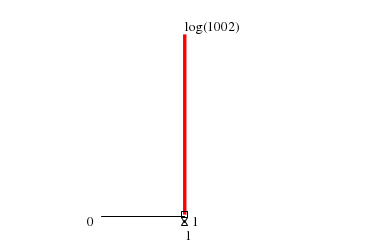

Source code (gnuplot):
load "default_cores_vars.gnuplot"
set terminal pngcairo truecolor rounded size 372,248 enhanced font "times,10"
set output "default_cores_372x248.png"
unset key
unset border
set style line 1 lc 16
set style fill solid noborder
set tmargin 2
set bmargin 2
unset tics
set arrow from current_minimum,graph -0.01 to current_percentile25,graph -0.01 nohead lc 16
set arrow from current_percentile75,graph -0.01 to current_maximum,graph -0.01 nohead lc 16
set label "" at current_mean,graph 0.00 tc ls 1 center front point pt 4
set label sprintf("%.0f", current_mode) at current_mode,graph -0.05 tc ls 1 center front point pt 8 offset 0,character -0.90
set label "" at current_first_allocation,graph -0.025 tc ls 1 center front point pt 10
set label sprintf("%.0f", current_minimum) at current_minimum,graph -0.01 tc ls 1 right front nopoint offset character -1.0,character -0.25
set label sprintf("%.0f", current_maximum) at current_maximum,graph -0.01 tc ls 1 left front nopoint offset character 1.0,character -0.25
set boxwidth 1.0*(all_maximum - all_minimum + 1)/50 absolute
set xrange [all_minimum - 1 : all_maximum + 2]
set yrange [0:(log10(all_mode_count))]
set label sprintf("log(%d)",current_mode_count) at current_mode,(log10(current_mode_count)) tc ls 1 left front nopoint offset 0,character 0.5
plot "default_cores_table.data" using 1:(log10($2)) w boxes

